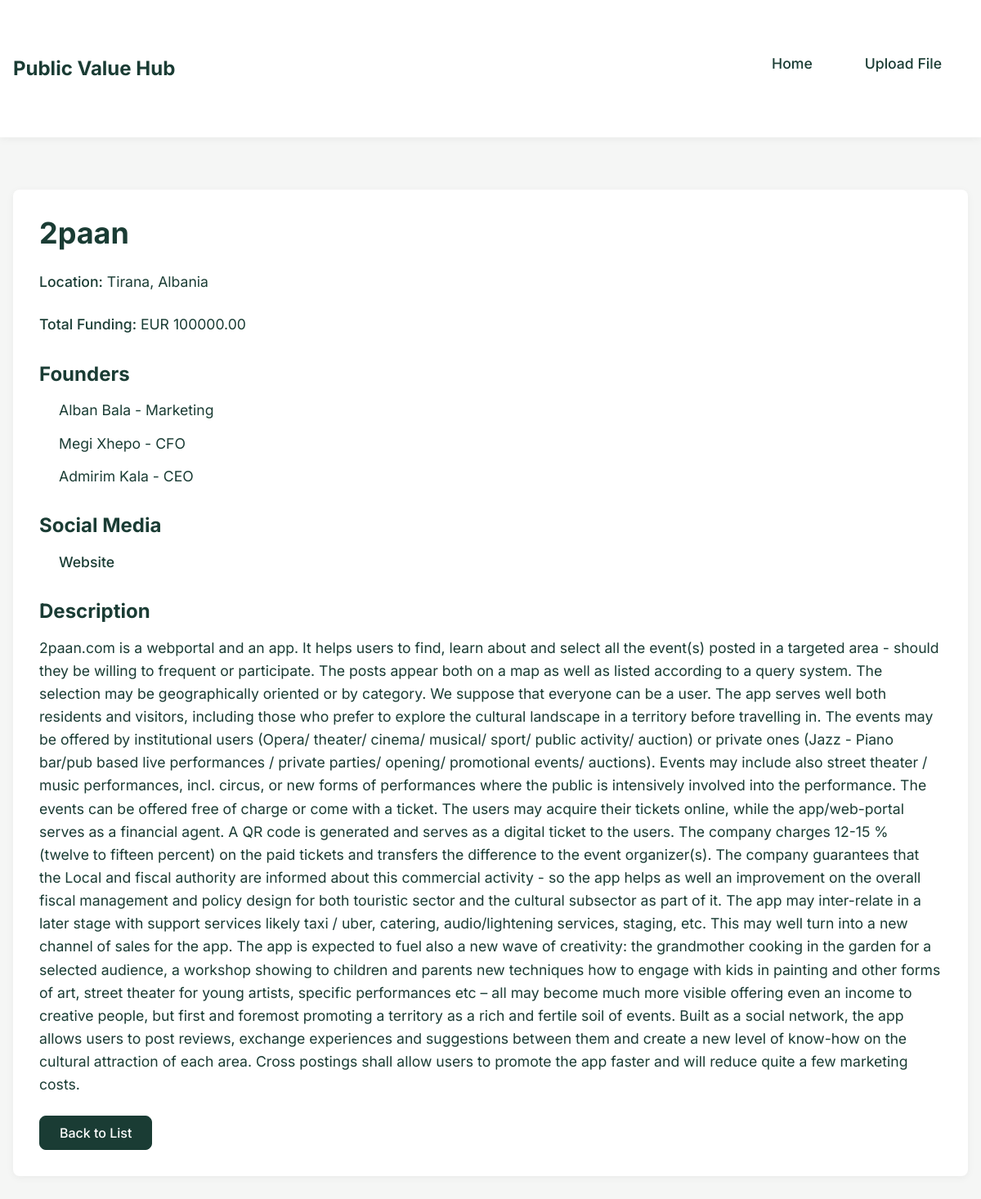
/startup/2992/, run on the app's committed database.
### startupapp/models.py (models this page shows, shortened)
class Startup(models.Model):
    startup_id = models.CharField(max_length=50, unique=True)
    item_name = models.CharField(max_length=255)
    pipeline = models.CharField(max_length=50, null=True, blank=True)
    location = models.CharField(max_length=150, null=True, blank=True)
    markets = models.TextField(null=True, blank=True)
    founders = models.JSONField(default=list, blank=True)
    social_media = models.JSONField(default=dict, blank=True)
    tagline = models.TextField(null=True, blank=True)
    milestone = models.TextField(null=True, blank=True)
    revenue_model = models.TextField(null=True, blank=True)
    sources = models.JSONField(default=list, blank=True)
    last_contact = models.DateTimeField(null=True, blank=True)
    incorporated = models.CharField(max_length=100, null=True, blank=True)
    founded_date = models.DateField(null=True, blank=True)
    differentiators = models.TextField(null=True, blank=True)
    description = models.TextField(null=True, blank=True)
    interfaces = models.TextField(null=True, blank=True)
    total_funding_currency = models.CharField(max_length=3, null=True, blank=True)  # Example: "USD"
    total_funding_amount = models.DecimalField(max_digits=15, decimal_places=2, null=True, blank=True)
    cash_runway = models.CharField(max_length=50, null=True, blank=True)
    rev_last_12_months = models.CharField(max_length=50, null=True, blank=True)
    rev_last_month = models.CharField(max_length=50, null=True, blank=True)
    rounds = models.IntegerField(null=True, blank=True)
    clients = models.TextField(null=True, blank=True)
    videos = models.TextField(null=True, blank=True)
    files = models.TextField(null=True, blank=True)
    created_at = models.DateTimeField(auto_now_add=True)
    updated_at = models.DateTimeField(auto_now=True)
    class Meta:
        indexes = [
            models.Index(fields=['startup_id']),
            models.Index(fields=['item_name']),
        ]

### startupapp/views.py (the view)
# urls.py: path('startup/<int:startup_id>/', startup_detail, name='startup_detail'),
def startup_detail(request, startup_id):
    startup = get_object_or_404(Startup, id=startup_id)
    return render(request, 'startups/startup_detail.html', {'startup': startup})

### startupapp/templates/startups/startup_detail.html (shortened to what this page needs)
{% extends 'base.html' %}
{% block content %}
  <div class="container">
    <div class="startup-card">
      <h2>{{ startup.item_name }}</h2>
      <p>
        <strong>Location:</strong> {{ startup.location }}
      </p>
      <p>
        <strong>Total Funding:</strong>
        {% if startup.total_funding_currency and startup.total_funding_amount %}
          {{ startup.total_funding_currency }} {{ startup.total_funding_amount|floatformat:2 }}
        {% else %}
          N/A
        {% endif %}
      </p>
      <h4>Founders</h4>
      <ul>
        {% for founder in startup.founders %}
          <li>{{ founder.name }} - {{ founder.role }}</li>
        {% empty %}
          <li>No founders listed.</li>
        {% endfor %}
      </ul>
      <h4>Social Media</h4>
      <ul>
        {% for platform, link in startup.social_media.items %}
          <li>
            <a href="{{ link }}" target="_blank" class="social-link">{{ platform|title }}</a>
          </li>
        {% empty %}
          <li>No social media links available.</li>
        {% endfor %}
      </ul>
      <h4>Description</h4>
      <p>{{ startup.description|default:'No description provided.' }}</p>
      <a href="{% url 'startup_list' %}" class="btn btn-secondary">Back to List</a>
    </div>
  </div>
{% endblock %}

### startupapp/static/style.css (style rules this page uses)
body { font-family: 'Inter', sans-serif; background-color: #F5F6F5; color: #1A3C34; line-height: 1.6; }
.container { max-width: 1200px; margin: 0 auto; padding: 2rem 1rem; }
a { color: #1A3C34; text-decoration: none; }
h2 { font-weight: 700; font-size: 2rem; color: #1A3C34; margin-bottom: 1rem; }
p { font-size: 1.1rem; color: #1A3C34; margin-bottom: 1.5rem; }
h2 { font-weight: 700; font-size: 2rem; color: #1A3C34; margin-bottom: 1.5rem; }
.startup-card { background-color: #FFFFFF; border-radius: 8px; box-shadow: 0 2px 10px rgba(0, 0, 0, 0.05); padding: 2rem; margin-top: 2rem; margin-bottom: 2rem; }
h2 { font-weight: 700; font-size: 2.25rem; color: #1A3C34; margin-bottom: 1.5rem; }
h4 { font-weight: 700; font-size: 1.5rem; color: #1A3C34; margin-top: 2rem; margin-bottom: 1rem; }
p, li { font-size: 1.1rem; color: #1A3C34; }
strong { font-weight: 500; color: #1A3C34; }
ul { list-style: none; padding-left: 0; }
ul li { margin-bottom: 0.75rem; position: relative; padding-left: 1.5rem; }
.social-link { color: #1A3C34; font-weight: 500; transition: color 0.3s ease; }
.btn-secondary { background-color: #1A3C34; border-color: #1A3C34; color: #FFFFFF; font-weight: 500; padding: 0.5rem 1.5rem; border-radius: 8px; transition: background-color 0.3s ease; }

### data on the page
Startup: item_name "2paan", location "Tirana, Albania", total_funding_currency "EUR", total_funding_amount "100000.00", description "2paan.com is a webportal and an app. It helps users to find, learn about and select all the event(s) posted in a targeted area - should they be willing to frequent or participate. The posts appear both on a map as well as listed according to a query system. The selection may be geographically oriented or by category. We suppose that everyone can be a user. The app serves well both residents and visitors, including those who prefer to explore the cultural landscape in a territory before travelling in. The events may be offered by institutional users (Opera/ theater/ cinema/ musical/ sport/ public activity/ auction) or private ones (Jazz - Piano bar/pub based live performances / private…"

### other printed values
{{ founder.name }} "Alban Bala" "Megi Xhepo" "Admirim Kala"
{{ founder.role }} "Marketing" "CFO" "CEO"
{{ platform|title }} "Website"
